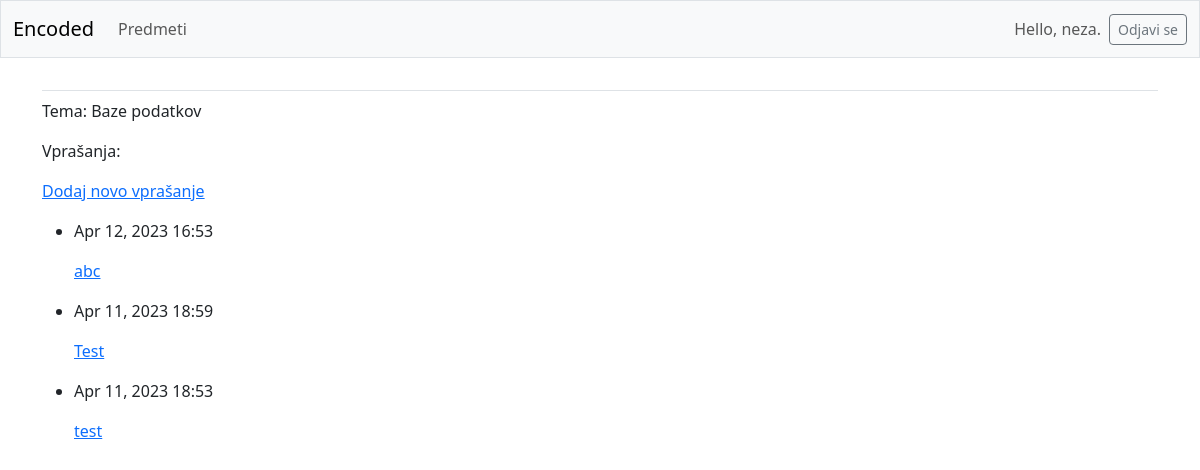
/topics/1/ (signed in), run on the app's committed database.
### bounties/models.py (models this page shows, shortened)
class Topic(models.Model):
    owner=models.ForeignKey(User, on_delete=models.CASCADE)
    name=models.CharField(max_length=200)
    subject=models.ForeignKey(Subject, on_delete=models.CASCADE)
    date_added=models.DateTimeField(auto_now_add=True)

class Bounty(models.Model):
    owner=models.ForeignKey(User, on_delete=models.CASCADE)
    name=models.CharField(max_length=200)
    subject=models.ForeignKey(Subject, on_delete=models.CASCADE)
    topic=models.ForeignKey(Topic, on_delete=models.CASCADE)
    date_added=models.DateTimeField(auto_now_add=True)
    text=models.TextField(default="Nedokoncana objava")
    class Meta:
        verbose_name_plural = 'bounties'

### bounties/views.py (the view)
# urls.py: path('topics/<int:topic_id>/', views.topic, name='topic'),
def topic(request, topic_id):
    topic=Topic.objects.get(id=topic_id)
    bounties=topic.bounty_set.order_by('-date_added')
    context={'topic': topic, 'bounties': bounties}
    return render(request, 'bounties/topic.html', context)

### bounties/templates/bounties/topic.html
{% extends 'bounties/base.html' %}
{% block content %}
<p>Tema: {{ topic.name }}</p>
<p>Vprašanja: </p>
<p>
  <a href="{% url 'bounties:new_bounty' topic.id %}">Dodaj novo vprašanje</a>
</p>
<ul>
    {% for bounty in bounties %}
      <li>
        <p>{{ bounty.date_added|date:'M d, Y H:i' }}</p>
        <p><a href="{% url 'bounties:bounty' topic.id bounty.id %}">{{ bounty.name }}</a></p>
      </li>
    {% empty %}
      <li>Nihče še ni zastavil vprašanja za to temo.</li>
    {% endfor %}
</ul>
{% endblock content %}

### bounties/templates/bounties/base.html (shortened to what this page needs)
<!DOCTYPE html>
<html lang="si">
<head>
  {% load django_bootstrap5 %}
  {% bootstrap_css %}
</head>
<body>
  <nav class="navbar navbar-expand-md navbar-light bg-light mb-4 border">
    <div class="container-fluid">
       <a class="navbar-brand" href="{% url 'bounties:index' %}">
        Encoded</a>
       <div class="collapse navbar-collapse" id="navbarCollapse">
         <ul class="navbar-nav me-auto mb-2 mb-md-0">
           <li class="nav-item">
             <a class="nav-link" href="{% url 'bounties:subjects' %}">
              Predmeti</a></li>
        </ul>
         <ul class="navbar-nav ms-auto mb-2 mb-md-0">
             {% if user.is_authenticated %}
              <li class="nav-item">
                 <span class="navbar-text me-2">Hello, {{ user.username }}.
                  </span></li>
            {% endif %}
          </ul>
          {% if user.is_authenticated %}
          <form action="{% url 'accounts:logout' %}" method='post'>
             <button name='submit' class='btn btn-outline-secondary btn-sm'>
                Odjavi se</button>
          </form>
        {% endif %}
      </div>
    </div>
  </nav>
  <main class="container">
    <div class="pb-2 mb-2 border-bottom">
    </div>
    <div>
      {% block content %}{% endblock content %}
    </div>
  </main>
</body>
</html>

### data on the page
Topic: name "Baze podatkov"
Bounty: date_added "Apr 12, 2023 16:53", name "abc"
Bounty: date_added "Apr 11, 2023 18:59", name "Test"
Bounty: date_added "Apr 11, 2023 18:53", name "test"

### other printed values
{{ user.username }} "neza"
